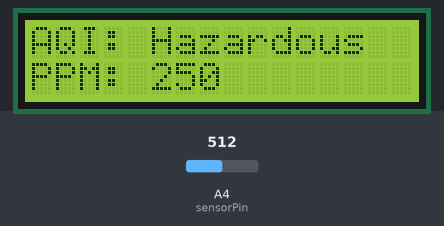
The sketch below on a simulated Arduino Uno, built with avr-gcc and run on an emulated ATmega328P. Parts: 16×2 character LCD. The inputs (shaded band) are chosen by the test bench; at power-on: A4 (sensorPin) = 512. What the sketch prints to the serial monitor is not drawn.

Above: at 1.2 s.
1.3 s: A4 (sensorPin) set to 505
At 5.9 s:
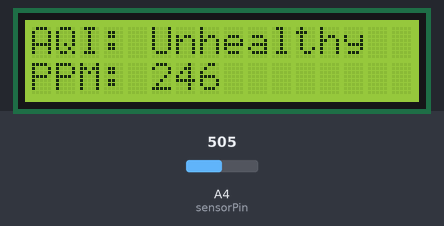
7.3 s: A4 (sensorPin) set to 313
At 10.7 s:
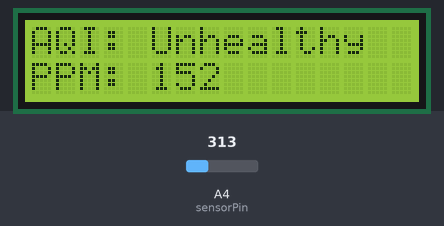
13.3 s: A4 (sensorPin) set to 298
At 16.6 s:
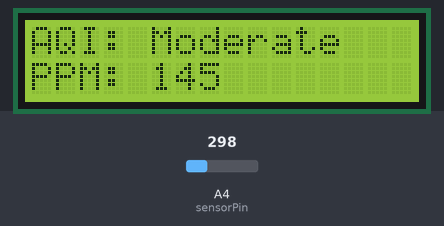
19.3 s: A4 (sensorPin) set to 114
At 21.2 s:
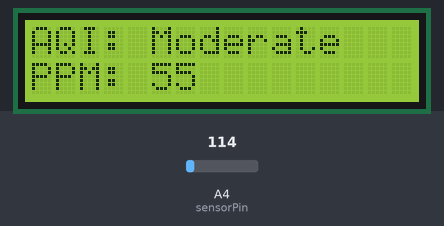
25.3 s: A4 (sensorPin) set to 96
At 31.7 s:
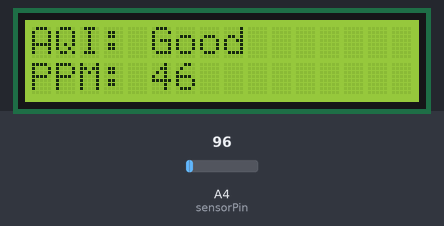
Timing chart, 0 to 32.7 s (numbered marks = the images above; inputs shaded):
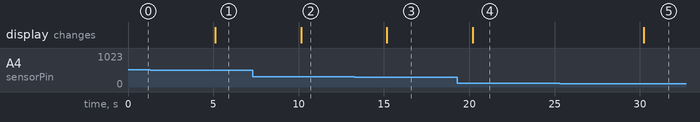

The sketch:

FINALARDUINO_CODE.ino.ino
```cpp
#include <Wire.h>
#include <LiquidCrystal_I2C.h>

// Initialize the LCD with I2C address 0x27 (common for I2C LCDs)
LiquidCrystal_I2C lcd(0x27, 16, 2);

// Define the sensor pin
const int sensorPin = A4; // Analog pin for the air quality sensor

void setup() {
  // Initialize the LCD
  lcd.begin(16,2);
  lcd.backlight(); // Turn on the backlight
  Serial.begin(9600); // Start serial communication
}

void loop() {
  // Read the sensor value
  int sensorValue = analogRead(sensorPin);

  // Convert the sensor value to PPM (this is a placeholder; adjust as needed)
  int ppmValue = map(sensorValue, 0, 1023, 0, 500); // Example mapping

  // Determine air quality index
  String airQualityIndex = getAirQualityIndex(ppmValue);

  // Display the values on the LCD
  lcd.clear(); // Clear the LCD
  lcd.setCursor(0, 0); // Set cursor to the first line
  lcd.print("AQI: " + airQualityIndex); // Display air quality index
  lcd.setCursor(0, 1); // Set cursor to the second line
  lcd.print("PPM: " + String(ppmValue)); // Display PPM value

  // Print to Serial Monitor for debugging
  Serial.print("Air Quality: ");
  Serial.print(airQualityIndex);
  Serial.print(" | PPM: ");
  Serial.println(ppmValue);

  // Wait for 5 seconds before the next reading
  delay(5000);
}

String getAirQualityIndex(int sensorValue) {
  if (sensorValue < 50) {
    return "Good";
  } else if (sensorValue < 150) {
    return "Moderate";
  } else if (sensorValue < 250) {
    return "Unhealthy";
  } else {
    return "Hazardous";
  }
}
```

Measured:
- the behaviour switches between 512 and 511 on A4 (sensorPin) (found by bisection; images 0 and 1)
- the behaviour switches between 307 and 306 on A4 (sensorPin) (found by bisection; images 2 and 3)
- the behaviour switches between 103 and 102 on A4 (sensorPin) (found by bisection; images 4 and 5)
- after the input at 1.3 s, the display: changes after 3.8 s (image 1)
- after the input at 7.3 s, the display: changes after 2.8 s (image 2)
- after the input at 13.3 s, the display: changes after 1.9 s (image 3)
- after the input at 19.3 s, the display: changes after 0.89 s (image 4)
- after the input at 25.3 s, the display: changes after 4.9 s (image 5)
